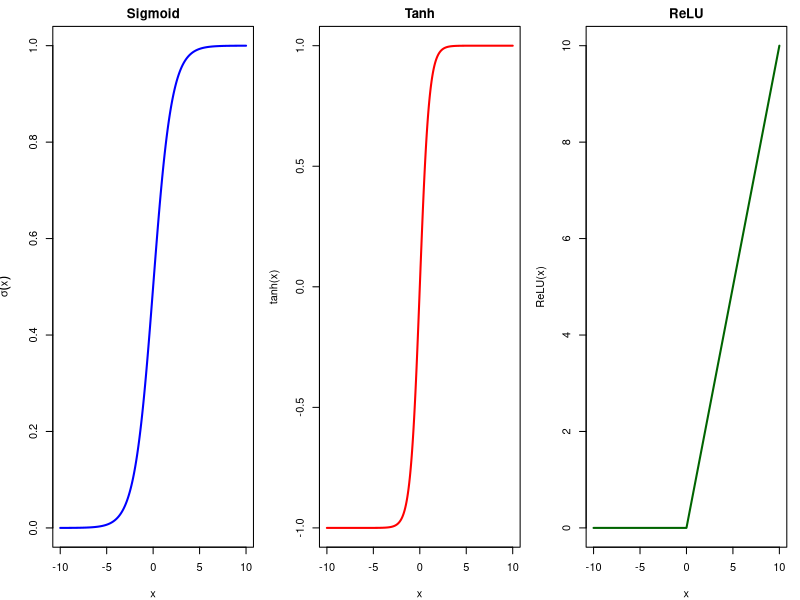

The R script that drew this image:
## ---- chunk 1
sigmoid <- function(x) 1 / (1 + exp(-x))
tanh_fn <- function(x) tanh(x)
relu <- function(x) ifelse(x > 0, x, 0)

x <- seq(-10, 10, length.out = 1000)
y_sigmoid <- sigmoid(x)
y_tanh <- tanh_fn(x)
y_relu <- relu(x)
## ---- chunk 2
par(mfrow = c(1, 3), mar = c(4, 4, 2, 1))

plot(x, y_sigmoid, type = "l", col = "blue", lwd = 2,
     xlab = "x", ylab = expression(sigma(x)), main = "Sigmoid",
     xlim = c(-10, 10))

plot(x, y_tanh, type = "l", col = "red", lwd = 2,
     xlab = "x", ylab = "tanh(x)", main = "Tanh",
     xlim = c(-10, 10))

plot(x, y_relu, type = "l", col = "darkgreen", lwd = 2,
     xlab = "x", ylab = "ReLU(x)", main = "ReLU",
     xlim = c(-10, 10))
par(mfrow = c(1, 1))
